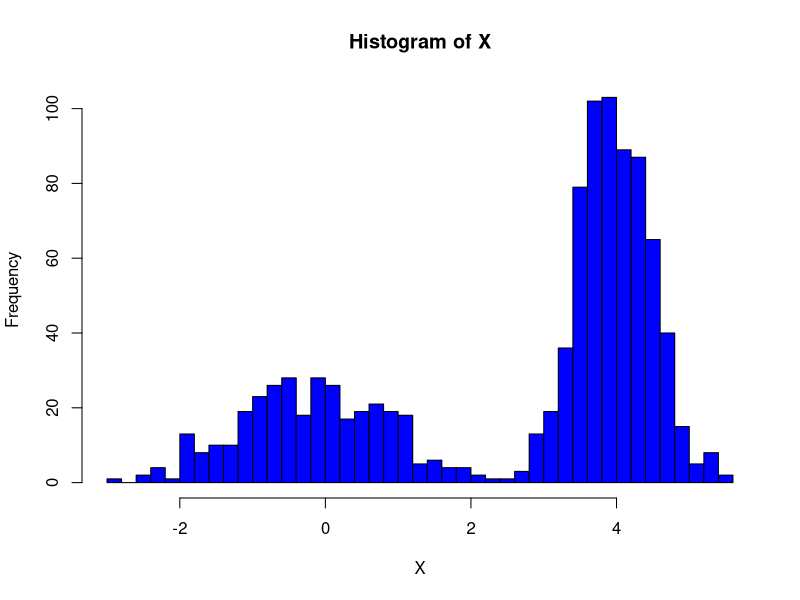
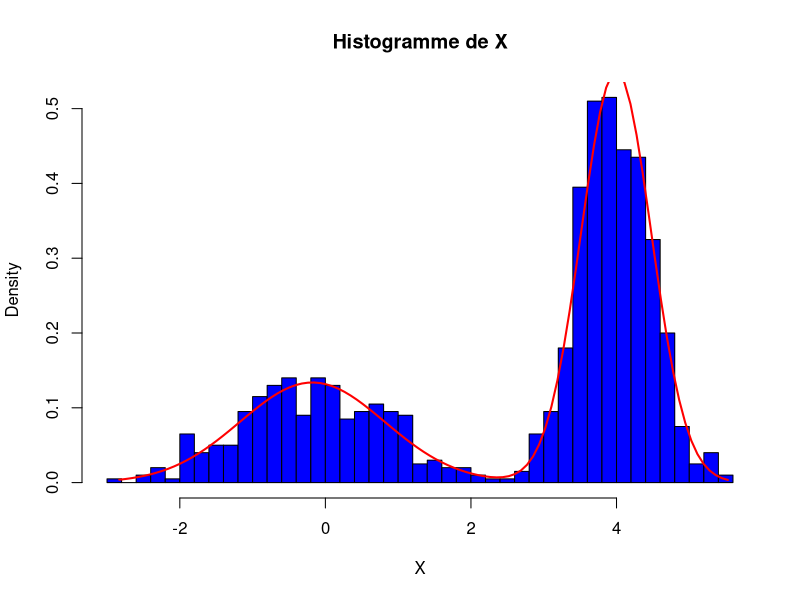

These charts were generated, in order, by the following R code:
## ---- chunk 1
#Initialisation 
init <- function(X){
  pi <- runif(1,min = 0, max = 1)
  mu1 <- sample(X, 1) # Choisir aléatoirement un point pour mu1
  mu2 <- sample(X, 1) # Choisir aléatoirement un autre point pour mu2
  sigma1 <- 1
  sigma2 <- 1
  return(list(pi = pi, mu1 = mu1, mu2 = mu2, sigma1 = sigma1, sigma2 = sigma2))
}
## ---- chunk 2
# Etape E
E_step <- function(X, pi, mu1, mu2, sigma1, sigma2) {
  a <- pi * dnorm(X, mean = mu1, sd = sigma1)
  b <- (1 - pi) * dnorm(X, mean = mu2, sd = sigma2)
  a <- a / (a + b)
  b <- b / (a + b)
  return(list(a = a, b = b))
}

## ---- chunk 3
# Etape M
M_step <- function(X, a, b) {
  pi <- mean(a)
  mu1 <- sum(a * X) / sum(a)
  mu2 <- sum(b * X) / sum(b)
  sigma1 <- sqrt(sum(a * (X - mu1)^2) / sum(a))
  sigma2 <- sqrt(sum(b * (X - mu2)^2) / sum(b))
return(list(pi = pi, mu1 = mu1, mu2 = mu2, sigma1 = sigma1, sigma2 = sigma2))
}
## ---- chunk 4
# L'algorithme EM final
em_algorithme <- function(X, max_iterations = 1000, tolerance = 1e-10) {
  # Initialisation des paramètres
  params <- init(X)
  for (iteration in 1:max_iterations) {
    params_old <- params
    # E-étape
    t_values <- E_step(X, params$pi, params$mu1, params$mu2, params$sigma1, params$sigma2)
    # M-étape
    params <- M_step(X, t_values$a, t_values$b)
    # Vérifier la convergence
    if (abs(params$mu1 - params_old$mu1) < tolerance && abs(params$mu2 - params_old$mu2) < tolerance && abs(params$sigma1 - params_old$sigma1) < tolerance && abs(params$sigma2 - params_old$sigma2) < tolerance && abs(params$pi - params_old$pi) < tolerance) {
    break
  }
  }
return(params)
}
## ---- chunk 5
n <- 1000  
pi_k=c(1/3,2/3)
Z=rep(NA,n)
X=rep(NA,n)
Z = sample(x=c(1,2),size=n,prob=pi_k,replace = TRUE)
X=rep(NA,n)
X[Z==1]=rnorm(sum(Z==1),0,1)
X[Z==2]=rnorm(sum(Z==2),4,1/2)
hist(X,breaks = 50,col = "blue")
## ---- chunk 6
res<-em_algorithme(X)
res
## ---- chunk 7
mixture_density <- function(x) {
  res$pi * dnorm(x, mean = res$mu1, sd = res$sigma1) + (1-res$pi) * dnorm(x, mean = res$mu2, sd = res$sigma2)
}
hist(X, breaks = 50, freq = FALSE, col = "blue", xlab = "X", main = "Histogramme de X")
curve(mixture_density, from = min(X), to = max(X), col = "red", add = TRUE, lwd = 2)

